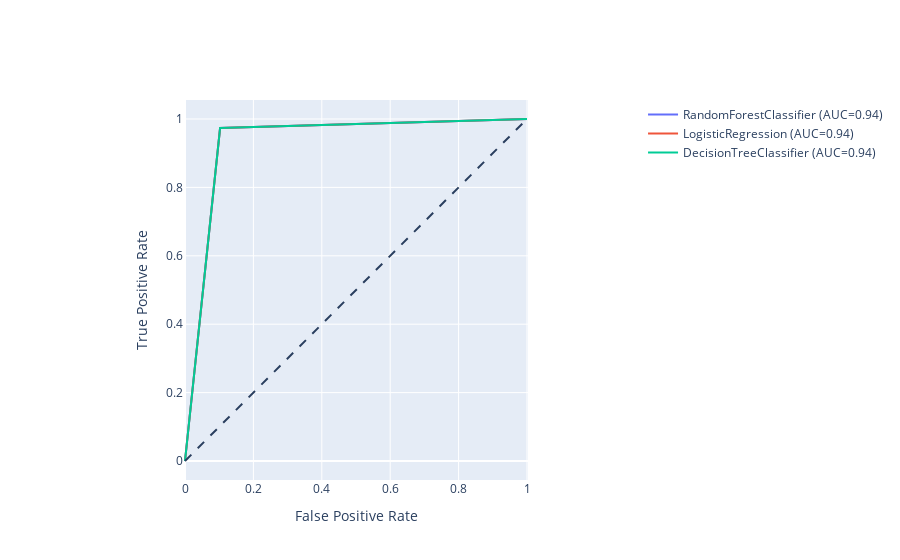

The notebook cell this image was saved under:
### Code cell
import plotly.graph_objects as go
fig = go.Figure()
fig.add_shape(
    type='line', line=dict(dash='dash'),
    x0=0, x1=1, y0=0, y1=1
)

for m in [mRF,mLR,mDT]:
    fpr, tpr, _ = roc_curve(y_test,mRF.predict(X_test))
    auc_score = roc_auc_score(y_test,mRF.predict(X_test))
    name = f"{str(m).partition('(')[0]} (AUC={auc_score:.2f})"
    fig.add_trace(go.Scatter(x=fpr, y=tpr, name=name, mode='lines'))

fig.update_layout(
    xaxis_title='False Positive Rate',
    yaxis_title='True Positive Rate',
    yaxis=dict(scaleanchor="x", scaleratio=1),
    xaxis=dict(constrain='domain')
)
fig.show()

### Figure 1 — Plotly figure (JSON) as saved in the notebook; plotly's stock layout.template omitted (floating-point values rounded to 4 significant figures)
{"data": [{"mode": "lines", "name": "RandomForestClassifier (AUC=0.94)", "type": "scatter", "x": [0, 0.1026, 1], "y": [0, 0.9735, 1]}, {"mode": "lines", "name": "LogisticRegression (AUC=0.94)", "type": "scatter", "x": [0, 0.1026, 1], "y": [0, 0.9735, 1]}, {"mode": "lines", "name": "DecisionTreeClassifier (AUC=0.94)", "type": "scatter", "x": [0, 0.1026, 1], "y": [0, 0.9735, 1]}], "layout": {"shapes": [{"line": {"dash": "dash"}, "type": "line", "x0": 0, "x1": 1, "y0": 0, "y1": 1}], "xaxis": {"constrain": "domain", "title": {"text": "False Positive Rate"}}, "yaxis": {"scaleanchor": "x", "scaleratio": 1, "title": {"text": "True Positive Rate"}}}}
